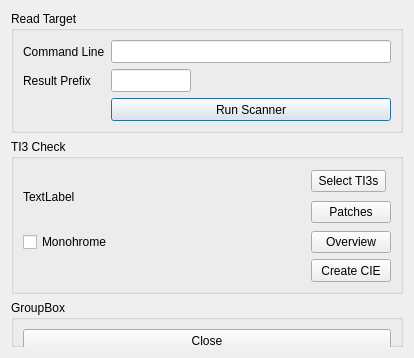
<?xml version="1.0" encoding="UTF-8"?>
<ui version="4.0">
 <class>create_cie</class>
 <widget class="QDialog" name="create_cie">
  <property name="geometry">
   <rect>
    <x>0</x>
    <y>0</y>
    <width>414</width>
    <height>358</height>
   </rect>
  </property>
  <property name="minimumSize">
   <size>
    <width>414</width>
    <height>295</height>
   </size>
  </property>
  <property name="windowTitle">
   <string>Dialog</string>
  </property>
  <layout class="QGridLayout" name="gridLayout">
   <item row="0" column="0" alignment="Qt::AlignmentFlag::AlignTop">
    <widget class="QGroupBox" name="grp_Scaner">
     <property name="title">
      <string>Read Target</string>
     </property>
     <layout class="QFormLayout" name="formLayout">
      <item row="1" column="1">
       <widget class="QLineEdit" name="edt_prefix">
        <property name="minimumSize">
         <size>
          <width>60</width>
          <height>23</height>
         </size>
        </property>
        <property name="maximumSize">
         <size>
          <width>80</width>
          <height>16777215</height>
         </size>
        </property>
       </widget>
      </item>
      <item row="0" column="1">
       <widget class="QLineEdit" name="edt_command_line">
        <property name="minimumSize">
         <size>
          <width>0</width>
          <height>23</height>
         </size>
        </property>
       </widget>
      </item>
      <item row="0" column="0">
       <widget class="QLabel" name="lbl_cmd_line">
        <property name="text">
         <string>Command Line</string>
        </property>
       </widget>
      </item>
      <item row="1" column="0">
       <widget class="QLabel" name="lbl_prefix">
        <property name="text">
         <string>Result Prefix</string>
        </property>
       </widget>
      </item>
      <item row="2" column="1">
       <widget class="QPushButton" name="btn_scan_target">
        <property name="minimumSize">
         <size>
          <width>75</width>
          <height>23</height>
         </size>
        </property>
        <property name="text">
         <string>Run Scanner</string>
        </property>
       </widget>
      </item>
     </layout>
    </widget>
   </item>
   <item row="2" column="0" alignment="Qt::AlignmentFlag::AlignTop">
    <widget class="QGroupBox" name="grp_ti3check">
     <property name="title">
      <string>TI3 Check</string>
     </property>
     <layout class="QGridLayout" name="gridLayout_2">
      <item row="0" column="2">
       <widget class="QPushButton" name="btn_select_ti3s">
        <property name="minimumSize">
         <size>
          <width>75</width>
          <height>0</height>
         </size>
        </property>
        <property name="maximumSize">
         <size>
          <width>75</width>
          <height>16777215</height>
         </size>
        </property>
        <property name="text">
         <string>Select TI3s</string>
        </property>
       </widget>
      </item>
      <item row="1" column="2">
       <widget class="QPushButton" name="btn_perpath_info">
        <property name="text">
         <string>Patches</string>
        </property>
       </widget>
      </item>
      <item row="2" column="2">
       <widget class="QPushButton" name="btn_overal_info">
        <property name="text">
         <string>Overview</string>
        </property>
       </widget>
      </item>
      <item row="3" column="2">
       <widget class="QPushButton" name="btn_create_cie">
        <property name="minimumSize">
         <size>
          <width>0</width>
          <height>23</height>
         </size>
        </property>
        <property name="text">
         <string>Create CIE</string>
        </property>
       </widget>
      </item>
      <item row="2" column="0">
       <widget class="QCheckBox" name="chk_is_monohrome">
        <property name="text">
         <string>Monohrome</string>
        </property>
       </widget>
      </item>
      <item row="0" column="0" rowspan="2" colspan="2">
       <widget class="QLabel" name="lbl_file_list">
        <property name="minimumSize">
         <size>
          <width>0</width>
          <height>57</height>
         </size>
        </property>
        <property name="text">
         <string>TextLabel</string>
        </property>
       </widget>
      </item>
     </layout>
    </widget>
   </item>
   <item row="3" column="0">
    <widget class="QGroupBox" name="groupBox">
     <property name="minimumSize">
      <size>
       <width>0</width>
       <height>30</height>
      </size>
     </property>
     <property name="title">
      <string>GroupBox</string>
     </property>
     <layout class="QVBoxLayout" name="verticalLayout">
      <item>
       <widget class="QPushButton" name="btn_cancel">
        <property name="minimumSize">
         <size>
          <width>0</width>
          <height>23</height>
         </size>
        </property>
        <property name="text">
         <string>Close</string>
        </property>
       </widget>
      </item>
     </layout>
    </widget>
   </item>
  </layout>
 </widget>
 <resources/>
 <connections/>
</ui>
